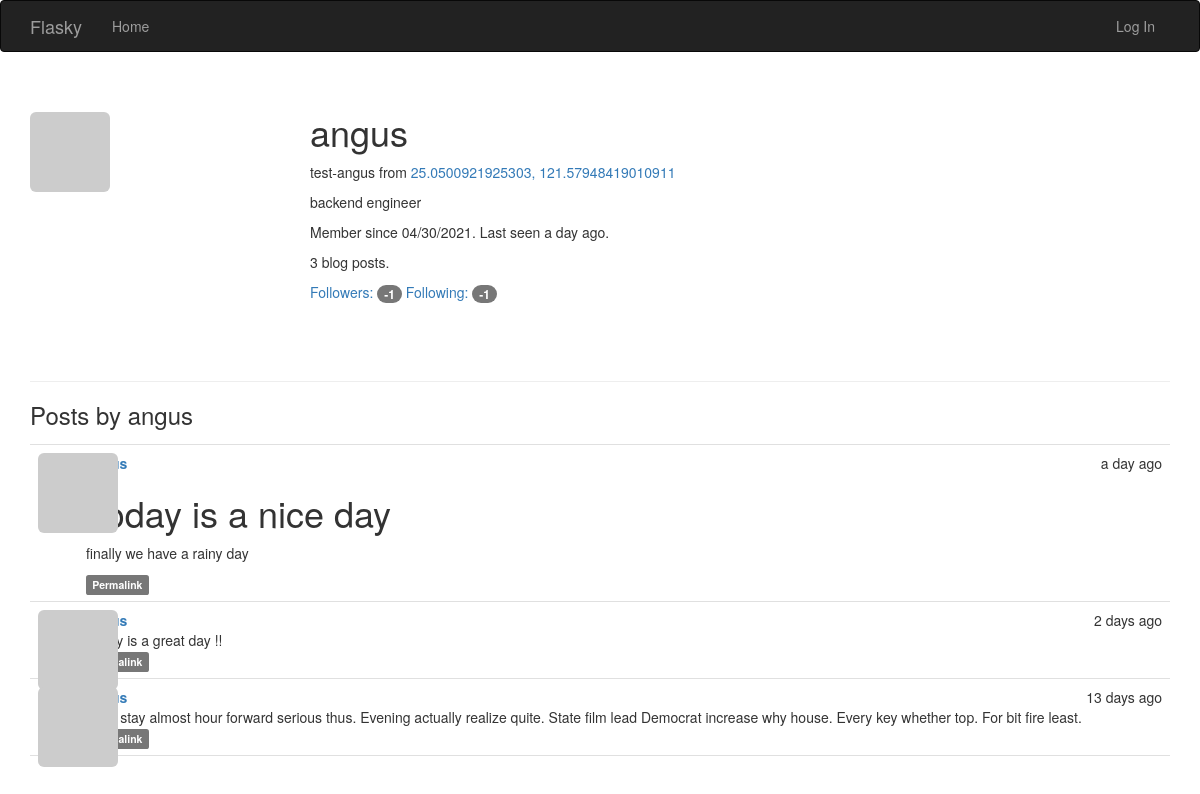
Before: /user/angus with the older database file.
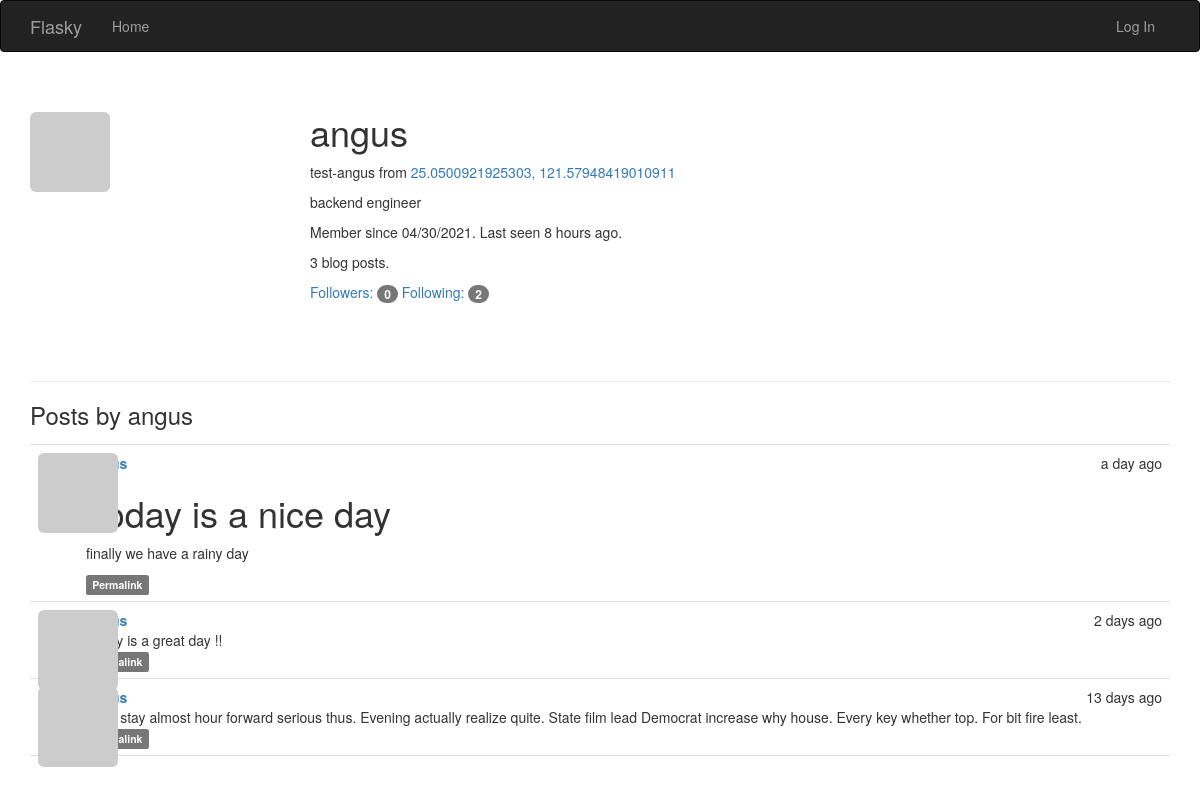
After: the same page with the newer database file.
### app/models.py (models this page shows, shortened)
class User(UserMixin, db.Model):
    __tablename__ = 'users'
    id = db.Column(db.Integer, primary_key=True)
    username = db.Column(db.String(64), unique=True, index=True)
    email = db.Column(db.String(64), unique=True, index=True)  # 讓使用者可以用email 登入
    role_id = db.Column(db.Integer, db.ForeignKey('roles.id'))
    password_hash = db.Column(db.String(128))
    confirmed = db.Column(db.Boolean, default=False)  # 帳號確認狀態
    name = db.Column(db.String(64))  # 本名
    location = db.Column(db.String(64))
    about_me = db.Column(db.Text())
    member_since = db.Column(db.DateTime(), default=datetime.utcnow)  # 建立時間
    last_seen = db.Column(db.DateTime(), default=datetime.utcnow)  # 上次訪問時間
    avatar_hash = db.Column(db.String(32))  # 儲存頭像URL用
    posts = db.relationship('Post', backref='author', lazy='dynamic')
    followed = db.relationship('Follow', foreign_keys=[Follow.follower_id],
                                         backref=db.backref('follower', lazy='joined'),
                                         lazy='dynamic',
                                         cascade='all, delete-orphan')
    followers = db.relationship('Follow', foreign_keys=[Follow.followed_id],
                                          backref=db.backref('followed', lazy='joined'),
                                          lazy='dynamic',
                                          cascade='all, delete-orphan')
    @property  # property 是只能讀取的屬性特性
    def password(self):
        raise AttributeError('password is not a readable attribute')
    def gravatar_hash(self):  # 產生email MD5 hash值
        return hashlib.md5(self.email.lower().encode('utf-8')).hexdigest()
    def gravatar(self, size=100, default='identicon', rating='g'):  # 產生gravatar的URL
        url = 'https://secure.gravatar.com/avatar'
        hash = self.avatar_hash or self.gravatar_hash()
        return f'{url}/{hash}?s={size}&d={default}&r={rating}'

class Post(db.Model):
    __tablename__ = 'posts'
    id = db.Column(db.Integer, primary_key=True)
    body = db.Column(db.Text) # 儲存markdown 格式文章
    body_html = db.Column(db.Text)  # 儲存html 格式文章
    timestamp = db.Column(db.DateTime, index=True, default=datetime.utcnow)
    author_id = db.Column(db.Integer, db.ForeignKey('users.id'))

### app/main/views.py (the view)
@main.route('/user/<username>')
def user(username):
    user = User.query.filter_by(username=username).first_or_404()  # 若找不到user就跳404
    posts = user.posts.order_by(Post.timestamp.desc()).all()
    return render_template('user.html', user=user, posts=posts)  # 將user傳入模板 顯示訊息

### app/auth/views.py (called while the page is built)
@auth.before_app_request  # 註冊成全域的裝飾器
def before_request():
    if current_user.is_authenticated:  # 如果使用者有登入下的判斷
        current_user.ping()  # 每次都執行 更新上次登入時間
        if not current_user.confirmed and request.endpoint \
            and request.blueprint != 'auth' and request.endpoint != 'static':
            return redirect(url_for('auth.unconfirmed'))

### app/main/__init__.py (called while the page is built)
@main.app_context_processor
def inject_permissions():
    return dict(Permission=Permission)

### app/models.py (called while the page is built)
    def can(self, permissions):
        return False

    def is_administrator(self):
        return False

### app/templates/user.html (shortened to what this page needs)
{% extends "base.html" %}
{% import "_macros.html" as macros %}
{% block page_content %}
<div class="page-header">
    <img class="img-rounded profile-thumbnail" src="{{ user.gravatar(size=256) }}">
    <div class="profile-header">
        <h1>{{ user.username }}</h1>
        {% if user.name or user.location %}
        <p>
            {% if user.name %}
                {{ user.name }}
            {% endif %}
            {% if user.location %}
                from <a href="http://maps.google.com/?q={{ user.location }}">{{ user.location }}</a>
            {% endif %}
        </p>
        {% endif %}
        {% if user.about_me %}<p>{{ user.about_me }}</p>{% endif %}
        <p>Member since {{ moment(user.member_since).format('L') }}. Last seen {{ moment(user.last_seen).fromNow() }}.</p>
        <p>{{ user.posts.count() }} blog posts.</p>
        <p>
            <a href="{{ url_for('.followers', username=user.username) }}">Followers: <span class="badge">{{ user.followers.count() - 1 }}</span></a>
            <a href="{{ url_for('.followed_by', username=user.username) }}">Following: <span class="badge">{{ user.followed.count() - 1 }}</span></a>
        </p>
    </div>
</div>
<h3>Posts by {{ user.username }}</h3>
{% include '_posts.html' %}
{% endblock %}

### app/templates/base.html (shortened to what this page needs)
{% extends "bootstrap/base.html" %}
{% block head %}
{{ super() }}
<link rel="stylesheet" type="text/css" href="{{ url_for('static', filename='styles.css') }}">
{% endblock %}
{% block navbar %}
<div class="navbar navbar-inverse" role="navigation">
    <div class="container">
        <div class="navbar-header">
            <a class="navbar-brand" href="{{ url_for('main.index') }}">Flasky</a>
        </div>
        <div class="navbar-collapse collapse">
            <ul class="nav navbar-nav">
                <li><a href="{{ url_for('main.index') }}">Home</a></li>
            </ul>
            <ul class="nav navbar-nav navbar-right">
                {% if current_user.is_authenticated %}
                <li class="dropdown">
                     <a href="#" class="dropdown-toggle" data-toggle="dropdown">
                        <img src="{{ current_user.gravatar(size=18) }}">
                        Account <b class="caret"></b>
                    </a>
                    <ul class="dropdown-menu">
                        <li><a href="{{ url_for('auth.change_password') }}">Change Password</a></li>
                        <li><a href="{{ url_for('auth.change_email_request') }}">Change Email</a></li>
                        <li><a href="{{ url_for('auth.logout') }}">Log Out</a></li>
                    </ul>
                </li>
                {% else %}
                <li><a href="{{ url_for('auth.login') }}">Log In</a></li>
                {% endif %}
            </ul>
        </div>
    </div>
</div>
{% endblock %}
{% block content %}
<div class="container">
    {% block page_content %}{% endblock %}
</div>
{% endblock %}

### app/templates/_posts.html (shortened to what this page needs)
<ul class="posts">
    {% for post in posts %}
    <li class="post">
        <div class="post-thumbnail">
            <a href="{{ url_for('.user', username=post.author.username) }}">
                <img class="img-rounded profile-thumbnail" src="{{ post.author.gravatar(size=40) }}">
            </a>
        </div>
        <div class="post-content">
            <div class="post-date">{{ moment(post.timestamp).fromNow() }}</div>
            <div class="post-author"><a href="{{ url_for('.user', username=post.author.username) }}">{{ post.author.username }}</a></div>
                    <div class="post-body">
                {% if post.body_html %}
                    {{ post.body_html | safe }}
                {% else %}
                    {{ post.body }}
                {% endif %}
        </div>
            <div class="post-footer">
                <a href="{{ url_for('.post', id=post.id) }}">
                    <span class="label label-default">Permalink</span>
                </a>
            </div>
    </li>
    {% endfor %}
</ul>

### app/static/styles.css (style rules this page uses)
.profile-thumbnail { position: absolute; }
.profile-header { min-height: 260px; margin-left: 280px; }
ul.posts { list-style-type: none; padding: 0px; margin: 16px 0px 0px 0px; border-top: 1px solid #e0e0e0; }
ul.posts li.post { padding: 8px; border-bottom: 1px solid #e0e0e0; }
div.post-date { float: right; }
div.post-author { font-weight: bold; }
div.post-thumbnail { position: absolute; }
div.post-content { margin-left: 48px; min-height: 48px; }

Changed rows visible on the page:
changed User "angus": last_seen "a day ago" → "8 hours ago"
Other visible differences:
{{ user.followers.count() - 1 }}: "-1" → "0"
{{ user.followed.count() - 1 }}: "-1" → "2"
